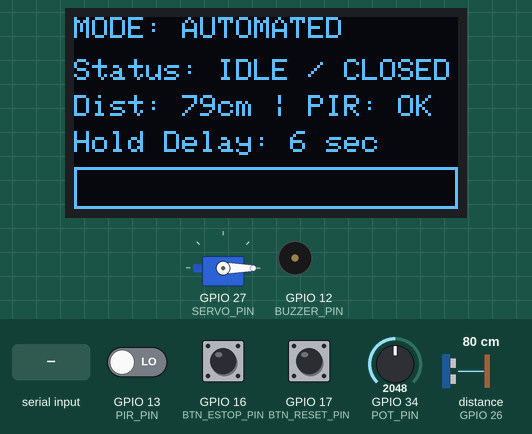
Simulated run of this sketch. Board: ESP32. Shown: servo, 128×64 one-colour display, buzzer (waves = sounding). Wiring (inferred from the names in the program): ultrasonic range finder: trigger GPIO 14; echo GPIO 26. Inputs (shaded band) come from the test bench; at power-on: GPIO 16 (BTN_ESTOP_PIN) HIGH, GPIO 17 (BTN_RESET_PIN) HIGH, GPIO 34 (POT_PIN) = 2048, GPIO 13 (PIR_PIN) LOW, distance to the obstacle (sensor on GPIO 26) 80 cm. The echo pulse lasts 58.3 µs per cm; what the sketch prints to the serial monitor is not drawn.

Above: at 2.2 s.
2.3 s: GPIO 16 (BTN_ESTOP_PIN) pulled LOW for 0.15 s
At 3.9 s:
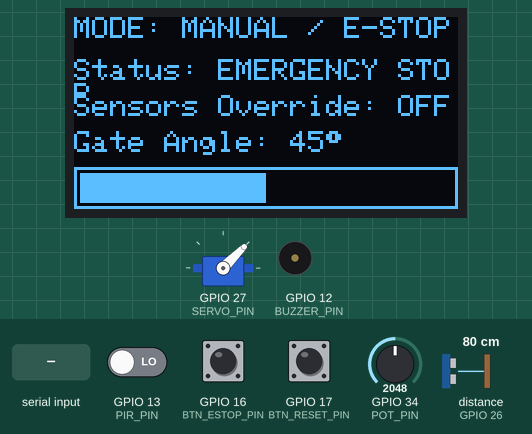
4.5 s: GPIO 17 (BTN_RESET_PIN) pulled LOW for 0.15 s
At 5.6 s:
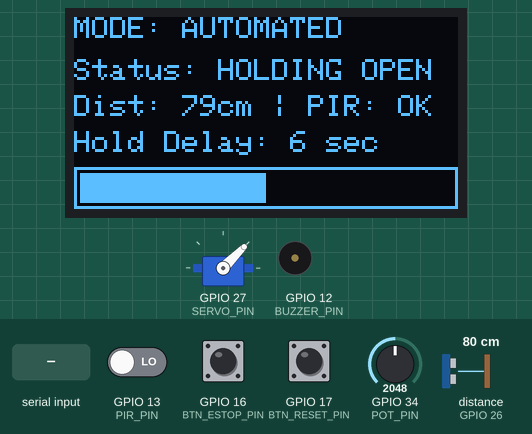
7.6 s: "O\n" received over Serial
At 8.2 s:
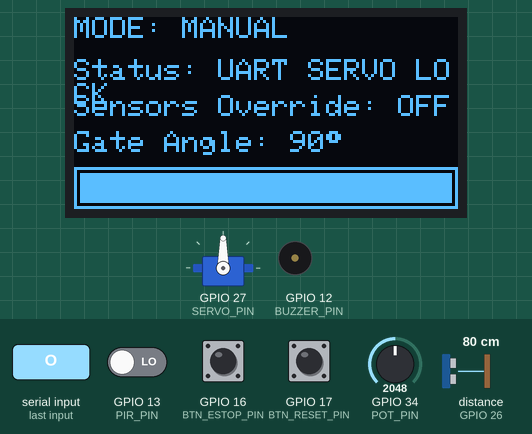
9.1 s: GPIO 34 (POT_PIN) set to 2203
10.6 s: GPIO 34 (POT_PIN) set to 2304
12.1 s: "E\n" received over Serial
At 14.0 s:
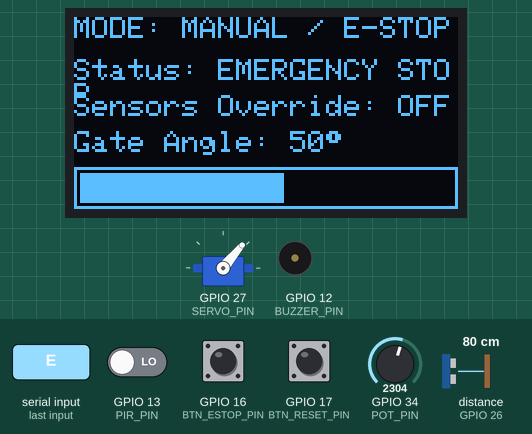
Timing chart, 0 to 15.3 s (numbered marks = the images above; inputs shaded):
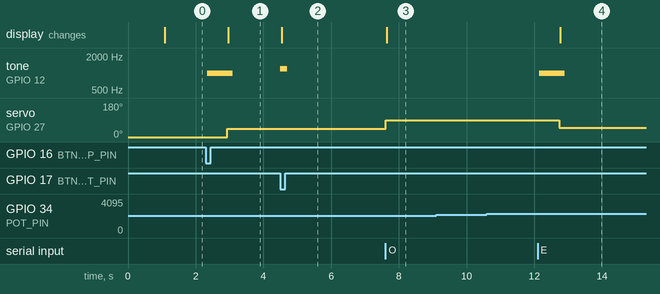

The sketch:

auto_gate.ino
```cpp
#include <Wire.h>
#include <Adafruit_GFX.h>
#include <Adafruit_SSD1306.h>
#include <ESP32Servo.h>

// OLED Configuration
#define SCREEN_WIDTH 128
#define SCREEN_HEIGHT 64
#define OLED_RESET -1
Adafruit_SSD1306 display(SCREEN_WIDTH, SCREEN_HEIGHT, &Wire, OLED_RESET);

// Hardware Pin Definitions
#define SERVO_PIN      27
#define BUZZER_PIN     12
#define TRIG_PIN       14
#define ECHO_PIN       26
#define PIR_PIN        13
#define POT_PIN        34 // ADC Pin for Potentiometer
#define BTN_ESTOP_PIN  16 // Button 1: GPIO 16 (E-Stop / Manual Mode)
#define BTN_RESET_PIN  17 // Button 2: GPIO 17 (Reset Auto / Manual Close)

// Hardware Objects
Servo gateServo;

// System States
enum OperatingMode { MODE_AUTOMATED, MODE_MANUAL };
OperatingMode currentMode = MODE_AUTOMATED;

enum AutoGateState { IDLE_CLOSED, OPENING, HOLDING_OPEN, CLOSING, SAFETY_REVERT };
AutoGateState autoState = IDLE_CLOSED;

int currentAngle = 0;
int lastPotAngle = -1; // Tracks physical dial movement
bool manualKnobOverride = true; // True = Potentiometer controls gate, False = Terminal fixed angle
bool isEStop = false; // Tracks if Manual Mode was triggered by Emergency Stop

// Button Debounce Timers
unsigned long lastDebounceTime1 = 0;
unsigned long lastDebounceTime2 = 0;
const unsigned long debounceDelay = 200;

int readDistance() {
  digitalWrite(TRIG_PIN, LOW);
  delayMicroseconds(2);
  digitalWrite(TRIG_PIN, HIGH);
  delayMicroseconds(10);
  digitalWrite(TRIG_PIN, LOW);

  long duration = pulseIn(ECHO_PIN, HIGH, 25000); // 25ms timeout
  if (duration == 0) return 400; // Default out-of-range value
  return duration * 0.034 / 2;
}

void playEStopBeeps() {
  for (int i = 0; i < 3; i++) {
    tone(BUZZER_PIN, 1000, 350);
    delay(200);
  }
}

void updateOLED(const char* modeText, const char* statusText, int dist, bool motion, int potVal, int angle) {
  display.clearDisplay();
  display.setTextSize(1);
  display.setTextColor(SSD1306_WHITE);

  // Header Bar
  display.setCursor(0, 0);
  display.print(F("MODE: "));
  display.println(modeText);

  // Status Output
  display.setCursor(0, 14);
  display.print(F("Status: "));
  display.println(statusText);

  // Sensor Readouts
  display.setCursor(0, 26);
  if (currentMode == MODE_AUTOMATED) {
    display.print(F("Dist: "));
    display.print(dist);
    display.print(F("cm | PIR: "));
    display.println(motion ? "ALERT" : "OK");
  } else {
    display.println(F("Sensors Override: OFF"));
  }

  // Potentiometer / Hold Delay Output
  display.setCursor(0, 38);
  if (currentMode == MODE_AUTOMATED) {
    int closeDelay = map(potVal, 0, 4095, 10, 1);
    display.print(F("Hold Delay: "));
    display.print(closeDelay);
    display.println(F(" sec"));
  } else {
    display.print(F("Gate Angle: "));
    display.print(angle);
    display.print((char)247); // Degree symbol
  }

  // Gate Position Gauge
  display.drawRect(0, 50, 128, 14, SSD1306_WHITE);
  display.fillRect(2, 52, map(angle, 0, 90, 0, 124), 10, SSD1306_WHITE);

  display.display();
}

void checkSerialInput() {
  if (Serial.available() > 0) {
    char cmd = Serial.read();
    cmd = toupper(cmd); // Normalize input to uppercase

    // Ignore whitespace/newlines
    if (cmd == '\r' || cmd == '\n' || cmd == ' ') return;

    if (cmd == 'M') {
      if (currentMode == MODE_AUTOMATED) {
        currentMode = MODE_MANUAL;
        isEStop = false; // Standard manual transition
        manualKnobOverride = true; // Enable dial control
        noTone(BUZZER_PIN);
        Serial.println(F("--> [UART] Switched to MANUAL MODE"));
      }
    } else if (cmd == 'E') {
      currentMode = MODE_MANUAL;
      isEStop = true; // Emergency stop mode flag
      manualKnobOverride = true;
      noTone(BUZZER_PIN);
      playEStopBeeps();
      Serial.println(F("--> [UART] EMERGENCY STOP ACTIVATED -> MANUAL MODE"));
    } else if (cmd == 'A') {
      if (currentMode == MODE_MANUAL) {
        currentMode = MODE_AUTOMATED;
        isEStop = false;
        if (currentAngle > 0) {
          autoState = HOLDING_OPEN;
        } else {
          autoState = IDLE_CLOSED;
        }
        tone(BUZZER_PIN, 1200, 200);
        Serial.println(F("--> [UART] Switched to AUTOMATED MODE (Position Preserved)"));
      }
    } else if (cmd == 'O') {
      currentMode = MODE_MANUAL;
      manualKnobOverride = false; // Lock position to terminal command
      noTone(BUZZER_PIN);
      currentAngle = 90;
      gateServo.write(currentAngle);
      Serial.println(F("--> [UART] FULL OPEN (90 deg) -> Locked in MANUAL MODE"));
    } else if (cmd == 'C') {
      currentMode = MODE_MANUAL;
      manualKnobOverride = false; // Lock position to terminal command
      noTone(BUZZER_PIN);
      currentAngle = 0;
      gateServo.write(currentAngle);
      Serial.println(F("--> [UART] FULL CLOSE (0 deg) -> Locked in MANUAL MODE"));
    }
  }
}

void checkButtons() {
  unsigned long now = millis();

  // Button 1 (GPIO 16): E-STOP / Manual Toggle
  if (digitalRead(BTN_ESTOP_PIN) == LOW && (now - lastDebounceTime1 > debounceDelay)) {
    lastDebounceTime1 = now;
    if (currentMode == MODE_AUTOMATED) {
      currentMode = MODE_MANUAL;
      isEStop = true; // Button 1 explicitly triggers E-Stop state
      manualKnobOverride = true;
      noTone(BUZZER_PIN);
      playEStopBeeps();
      Serial.println(F("--> Switched to MANUAL / E-STOP MODE"));
    }
  }

  // Button 2 (GPIO 17): Reset to Automated Mode / Early Close
  if (digitalRead(BTN_RESET_PIN) == LOW && (now - lastDebounceTime2 > debounceDelay)) {
    lastDebounceTime2 = now;
    if (currentMode == MODE_MANUAL) {
      currentMode = MODE_AUTOMATED;
      isEStop = false;

      // Dynamic handoff: preserve position and choose state based on angle
      if (currentAngle > 0) {
        autoState = HOLDING_OPEN; // Gate is open or partially open; start holding timer
      } else {
        autoState = IDLE_CLOSED;  // Gate is at 0 degrees; enter idle closed state
      }

      tone(BUZZER_PIN, 1200, 200);
      Serial.println(F("--> Switched to AUTOMATED MODE (Position Preserved)"));
    } else if (currentMode == MODE_AUTOMATED && autoState == HOLDING_OPEN) {
      autoState = CLOSING; // Force gate to close early if already in auto mode
    }
  }
}

void setup() {
  Serial.begin(115200);

  // Pin Modes
  pinMode(BUZZER_PIN, OUTPUT);
  pinMode(TRIG_PIN, OUTPUT);
  pinMode(ECHO_PIN, INPUT);
  pinMode(PIR_PIN, INPUT);
  pinMode(POT_PIN, INPUT);

  // Internal Pullups for Pushbuttons (GPIO 16 & GPIO 17)
  pinMode(BTN_ESTOP_PIN, INPUT_PULLUP);
  pinMode(BTN_RESET_PIN, INPUT_PULLUP);

  // Servo Setup
  ESP32PWM::allocateTimer(0);
  ESP32PWM::allocateTimer(1);
  gateServo.setPeriodHertz(50);
  gateServo.attach(SERVO_PIN, 500, 2400);
  gateServo.write(0);

  // OLED Initialization
  Wire.begin(21, 22);
  if (!display.begin(SSD1306_SWITCHCAPVCC, 0x3C)) {
    Serial.println(F("OLED Failed!"));
    for (;;);
  }

  updateOLED("AUTOMATED", "SYSTEM READY", 0, false, analogRead(POT_PIN), 0);
  delay(1000);
}

void loop() {
  checkButtons();
  checkSerialInput();

  int potVal = analogRead(POT_PIN);

  // MODE 1: MANUAL / E-STOP OVERRIDE
  if (currentMode == MODE_MANUAL) {
    int targetAngle = map(potVal, 0, 4095, 0, 90);

    // Re-enable physical dial control if knob is turned more than 3 degrees
    if (lastPotAngle != -1 && abs(targetAngle - lastPotAngle) > 3) {
      manualKnobOverride = true;
    }
    lastPotAngle = targetAngle;

    // Apply potentiometer position ONLY if knob control is active
    if (manualKnobOverride) {
      currentAngle = targetAngle;
      gateServo.write(currentAngle);
    }

    // Determine status labels based on whether E-Stop or Terminal Manual was activated
    const char* headerText = isEStop ? "MANUAL / E-STOP" : "MANUAL";
    const char* statusText;

    if (isEStop) {
      statusText = manualKnobOverride ? "EMERGENCY STOP" : "UART SERVO LOCK";
    } else {
      statusText = manualKnobOverride ? "KNOB CONTROL" : "UART SERVO LOCK";
    }

    updateOLED(headerText, statusText, 0, false, potVal, currentAngle);
    delay(30);
    return;
  }

  // MODE 2: AUTOMATED STATE MACHINE
  int distance = readDistance();
  bool motion = digitalRead(PIR_PIN) == HIGH;

  int holdTimeMs = map(potVal, 0, 4095, 10000, 1000);
  int stepDelay = map(potVal, 0, 4095, 50, 10);

  switch (autoState) {
    case IDLE_CLOSED:
      gateServo.write(0);
      currentAngle = 0;
      updateOLED("AUTOMATED", "IDLE / CLOSED", distance, motion, potVal, 0);

      if (motion) {
        tone(BUZZER_PIN, 1800, 40);
      }

      if (distance < 15 && distance > 0) {
        autoState = OPENING;
      }
      break;

    case OPENING:
      tone(BUZZER_PIN, 1000);
      for (; currentAngle <= 90; currentAngle += 5) {
        checkButtons();
        checkSerialInput();
        if (currentMode == MODE_MANUAL) { noTone(BUZZER_PIN); return; }

        gateServo.write(currentAngle);
        updateOLED("AUTOMATED", "OPENING...", readDistance(), digitalRead(PIR_PIN), analogRead(POT_PIN), currentAngle);
        delay(stepDelay);
      }
      noTone(BUZZER_PIN);
      autoState = HOLDING_OPEN;
      break;

    case HOLDING_OPEN: {
      unsigned long startTime = millis();
      while (millis() - startTime < (unsigned long)holdTimeMs) {
        checkButtons();
        checkSerialInput();
        if (currentMode == MODE_MANUAL) { noTone(BUZZER_PIN); return; }
        if (autoState == CLOSING) break;

        potVal = analogRead(POT_PIN);
        holdTimeMs = map(potVal, 0, 4095, 10000, 1000);

        int currentDist = readDistance();
        updateOLED("AUTOMATED", "HOLDING OPEN", currentDist, digitalRead(PIR_PIN), potVal, currentAngle);

        if (currentDist < 15 && currentDist > 0) {
          startTime = millis(); // Refresh timer if object remains nearby
        }
        delay(80);
      }
      autoState = CLOSING;
      break;
    }

    case CLOSING:
      tone(BUZZER_PIN, 700);
      for (; currentAngle >= 0; currentAngle -= 5) {
        checkButtons();
        checkSerialInput();
        if (currentMode == MODE_MANUAL) { noTone(BUZZER_PIN); return; }

        int currentDist = readDistance();
        if (currentDist < 10 && currentDist > 0) {
          noTone(BUZZER_PIN);
          autoState = SAFETY_REVERT;
          break;
        }

        gateServo.write(currentAngle);
        updateOLED("AUTOMATED", "CLOSING...", currentDist, digitalRead(PIR_PIN), analogRead(POT_PIN), currentAngle);
        delay(stepDelay);
      }
      if (autoState != SAFETY_REVERT && currentMode == MODE_AUTOMATED) {
        noTone(BUZZER_PIN);
        autoState = IDLE_CLOSED;
      }
      break;

    case SAFETY_REVERT:
      tone(BUZZER_PIN, 2400);
      gateServo.write(90);
      currentAngle = 90;

      for (int i = 0; i < 4; i++) {
        checkButtons();
        checkSerialInput();
        if (currentMode == MODE_MANUAL) { noTone(BUZZER_PIN); return; }

        updateOLED("AUTOMATED", "! SAFETY REVERT !", readDistance(), true, analogRead(POT_PIN), 90);
        delay(150);
      }
      noTone(BUZZER_PIN);
      autoState = HOLDING_OPEN;
      break;
  }

  delay(30);
}
```

Measured:
- after the input at 2.3 s, tone on GPIO 12 (BUZZER_PIN): silent → 1000 Hz at once, → silent 0.75 s later; servo on GPIO 27 (SERVO_PIN): 0° → 45° after 0.64 s; the display: changes after 0.66 s (image 1)
- after the input at 4.5 s, tone on GPIO 12 (BUZZER_PIN): silent → 1200 Hz at once, → silent 0.20 s later; the display: changes at once (image 2)
- after the input at 7.6 s, servo on GPIO 27 (SERVO_PIN): 45° → 90° at once; the display: changes at once (image 3)
- after the input at 9.1 s, every drawn part: stays the same
- after the input at 10.6 s, every drawn part: stays the same
- after the input at 12.1 s, tone on GPIO 12 (BUZZER_PIN): silent → 1000 Hz at once, → silent 0.75 s later; servo on GPIO 27 (SERVO_PIN): 90° → 50° after 0.64 s; the display: changes after 0.67 s (image 4)
